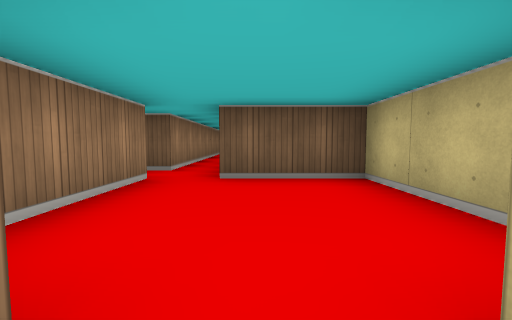
[1] (above)

17 first-person views from a walk through a cub3D level. The camera is about half as high as the walls, tilts 4° down and sees 90° across. The floor is counted in squares. Each view is taken from the middle of a square. On the plan, view 1 faces up. The plan holds only what a view shows up to about 9 squares ahead; the rest is blank.

[2]
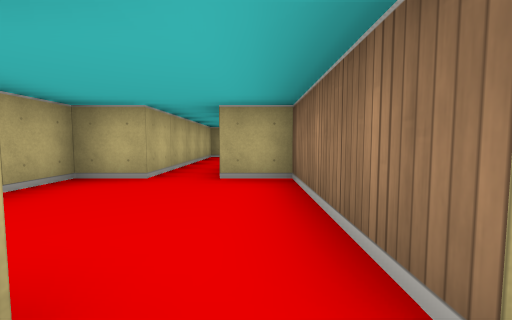

[3]
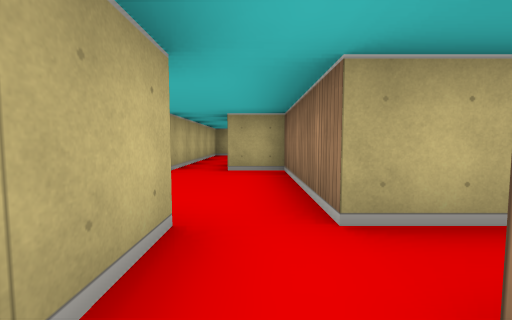

[4]
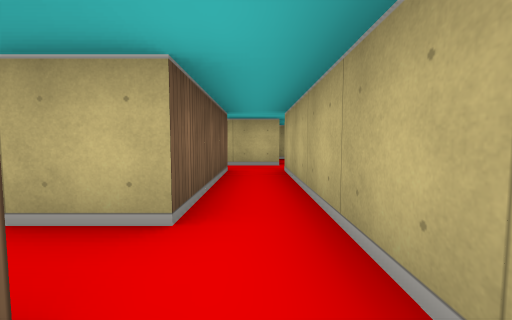

[5]
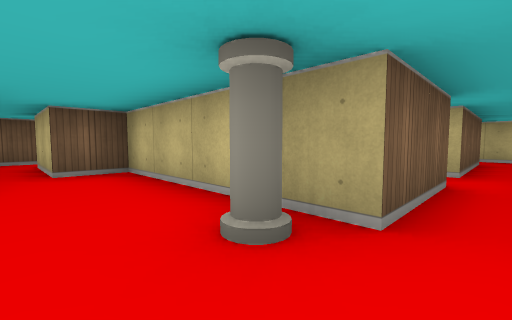

[6]
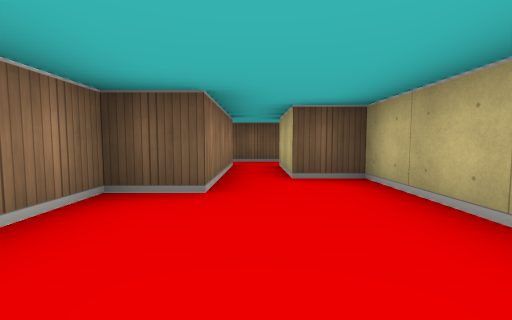

[7]
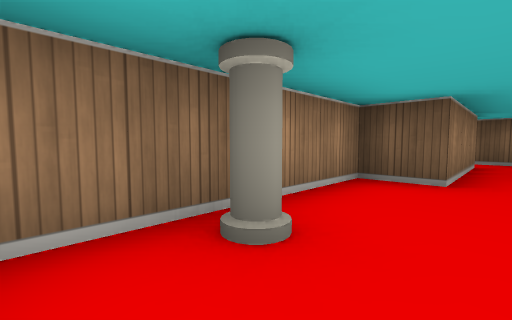

[8]
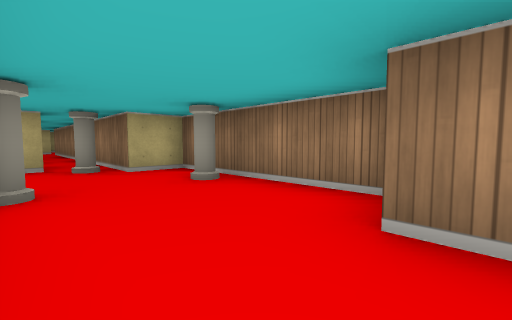

[9]
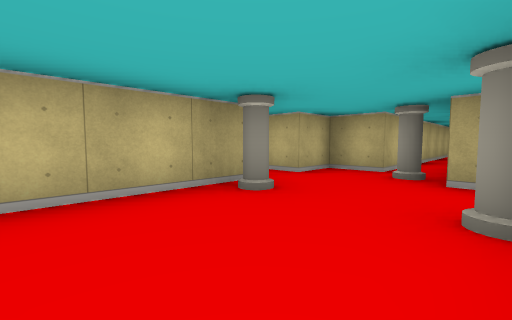

[10]
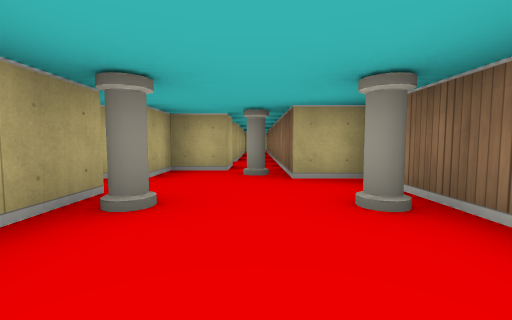

[11]
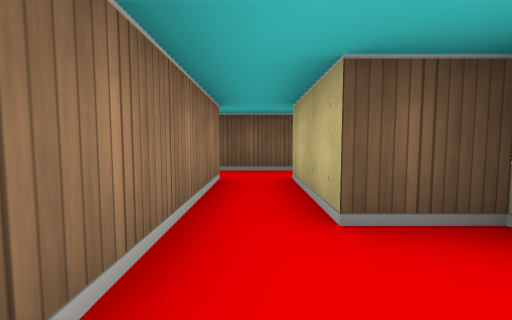

[12]
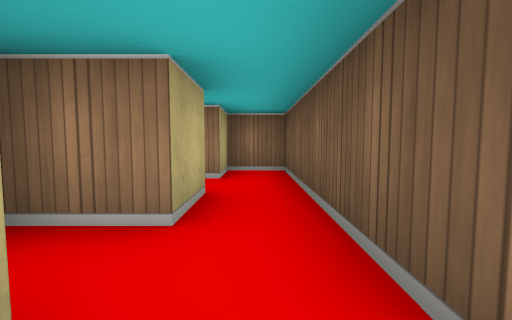

[13]
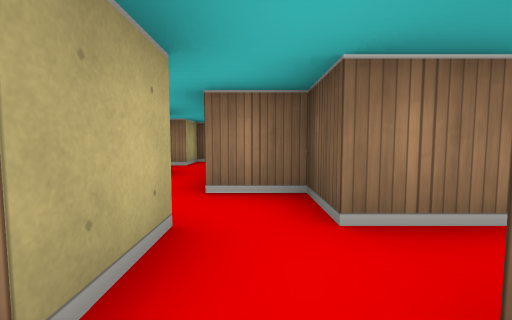

[14]
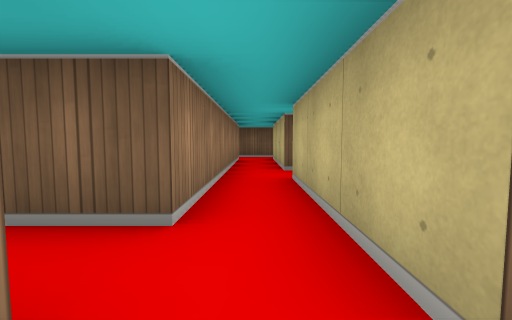

[15]
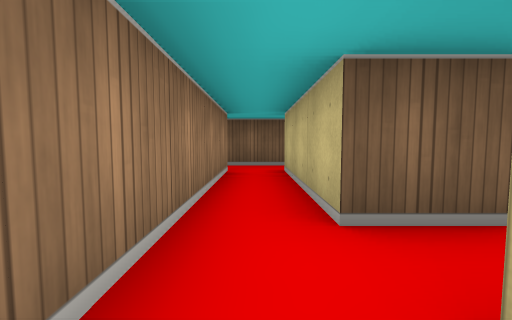

[16]
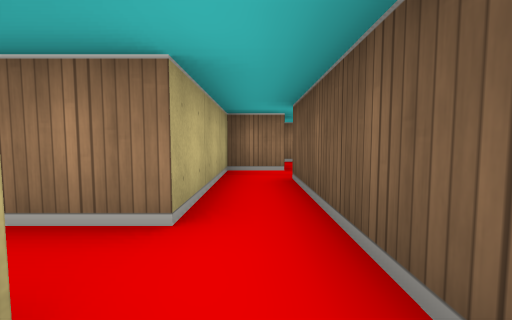

[17]
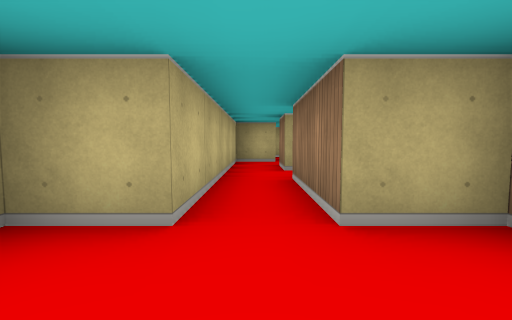

### Floor plan
Points are (right, up) in squares from view 1. A wall is a line through its corners. A room is listed if a view was taken in it or the views show most of it. See-through windows are left out.
Room 1 (view 1)
walls: (-0.5, -2.5) (-0.5, -3.4); (-0.5, 0.5) (-0.5, -1.5); (0.5, -3.5) (0.5, 0.5)
ways out: opening at (0, 0) to room 6; opening at (-1, -2); opening at (0, -4)
Room 2 (views 2, 3, 15)
walls: (-0.5, 3.5) (-0.5, 6.5); (-1.5, 6.5) (-1.5, 4.5) (-4.5, 4.5); (-5.5, 3.5) (-1.5, 3.5)
ways out: opening at (-6.5, 4) to room 3; opening at (-1, 4) to room 6; opening at (-1, 5.5) to room 7; opening at (-5, 5)
Room 3 (views 4, 5, 6, 7, 8, 9, 10, 11)
walls: (-7.5, 3.5) (-5.5, 3.5); (-8.5, 2.5) (-7.5, 2.5); (-5.4, 4.5) (-7.5, 4.5) (-7.5, 8.5) (-8.5, 8.5) (-8.5, 10.5); (-9.5, 10.5) (-9.5, 7.5) (-10.5, 7.5) (-10.5, 3.5) (-9.5, 3.5)
ways out: opening at (-6.5, 4) to room 2; opening at (-9, 10) to room 4; opening at (-9, 2.5)
objects: pillar (-10, 5); pillar (-8, 5)
Room 4 (view 12)
walls: (-8.5, 10.5) (-7.5, 10.5) (-7.5, 9.5); (-6.5, 11.5) (-10.5, 11.5) (-10.5, 10.5) (-9.5, 10.5)
ways out: opening at (-9, 10) to room 3; opening at (-6, 11) to room 5
Room 5 (view 13)
walls: (-5.5, 11.5) (-4.5, 11.5) (-4.5, 10.5) (-1.5, 10.5); (-5.5, 12.5) (-6.5, 12.5) (-6.5, 11.5); (-1.6, 11.5) (-3.5, 11.5)
ways out: opening at (-6, 11) to room 4; opening at (-2, 11) to room 7; opening at (-5, 13)
Room 6 (views 14, 17)
walls: (0.5, 0.5) (1.5, 0.5) (1.5, 3.5) (-0.5, 3.5); (-1.5, 3.5) (-1.5, 0.5) (-0.5, 0.5)
ways out: opening at (0, 0) to room 1; opening at (-1, 4) to room 2
Room 7 (view 16)
walls: (-1.5, 10.5) (-1.5, 6.5); (0.6, 7.5) (-0.5, 7.5) (-0.5, 10.5); (-0.4, 11.5) (-1.6, 11.5)
ways out: opening at (-1, 5.5) to room 2; opening at (-2, 11) to room 5; opening at (0, 7)

Where each view was taken, in squares from view 1:
view 1: 0 up, 0 right, facing up
view 2: 4 up, 1 left, facing down
view 3: 5 up, 1 left, facing down
view 4: 4 up, 6 left, facing right
view 5: 4 up, 9 left, facing up-right
view 6: 5 up, 9 left, facing up
view 7: 4 up, 9 left, facing up-left
view 8: 8 up, 8 left, facing down-left
view 9: 7 up, 10 left, facing down-right
view 10: 7 up, 9 left, facing down
view 11: 7 up, 9 left, facing up
view 12: 11 up, 6 left, facing left
view 13: 12 up, 4 left, facing left
view 14: 3 up, 1 left, facing up
view 15: 6 up, 1 left, facing up
view 16: 11 up, 0 right, facing left
view 17: 2 up, 0 right, facing down
